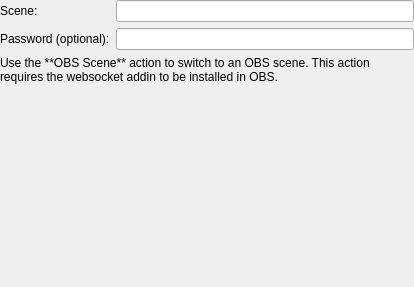
<?xml version="1.0" encoding="UTF-8"?>
<ui version="4.0">
 <class>ObsWidget</class>
 <widget class="QWidget" name="ObsWidget">
  <property name="geometry">
   <rect>
    <x>0</x>
    <y>0</y>
    <width>414</width>
    <height>287</height>
   </rect>
  </property>
  <property name="windowTitle">
   <string>Form</string>
  </property>
  <layout class="QVBoxLayout" name="verticalLayout">
   <property name="leftMargin">
    <number>0</number>
   </property>
   <property name="topMargin">
    <number>0</number>
   </property>
   <property name="rightMargin">
    <number>0</number>
   </property>
   <property name="bottomMargin">
    <number>0</number>
   </property>
   <item>
    <layout class="QFormLayout" name="formLayout">
     <property name="horizontalSpacing">
      <number>6</number>
     </property>
     <item row="0" column="0">
      <widget class="QLabel" name="label">
       <property name="text">
        <string>Scene:</string>
       </property>
      </widget>
     </item>
     <item row="0" column="1">
      <widget class="QLineEdit" name="scene"/>
     </item>
     <item row="2" column="0" colspan="2">
      <widget class="QLabel" name="label_2">
       <property name="sizePolicy">
        <sizepolicy hsizetype="Preferred" vsizetype="Preferred">
         <horstretch>0</horstretch>
         <verstretch>0</verstretch>
        </sizepolicy>
       </property>
       <property name="text">
        <string>Use the **OBS Scene** action to switch to an OBS scene. This action requires the websocket addin to be installed in OBS.</string>
       </property>
       <property name="textFormat">
        <enum>Qt::MarkdownText</enum>
       </property>
       <property name="alignment">
        <set>Qt::AlignLeading|Qt::AlignLeft|Qt::AlignTop</set>
       </property>
       <property name="wordWrap">
        <bool>true</bool>
       </property>
      </widget>
     </item>
     <item row="1" column="0">
      <widget class="QLabel" name="label_3">
       <property name="text">
        <string>Password (optional):</string>
       </property>
      </widget>
     </item>
     <item row="1" column="1">
      <widget class="QLineEdit" name="lineEdit">
       <property name="echoMode">
        <enum>QLineEdit::PasswordEchoOnEdit</enum>
       </property>
      </widget>
     </item>
    </layout>
   </item>
  </layout>
 </widget>
 <resources/>
 <connections/>
</ui>
